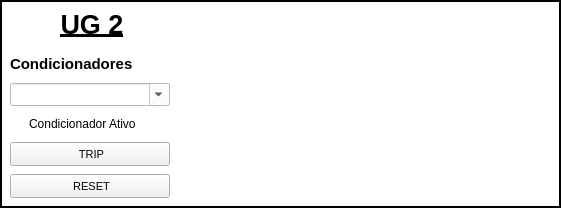
  <widget class="QFrame" name="frame">
   <property name="geometry">
    <rect>
     <x>419</x>
     <y>518</y>
     <width>561</width>
     <height>208</height>
    </rect>
   </property>
   <property name="maximumSize">
    <size>
     <width>561</width>
     <height>208</height>
    </size>
   </property>
   <property name="styleSheet">
    <string notr="true">background-color: transparent;</string>
   </property>
   <property name="frameShape">
    <enum>QFrame::Box</enum>
   </property>
   <property name="frameShadow">
    <enum>QFrame::Plain</enum>
   </property>
   <property name="lineWidth">
    <number>2</number>
   </property>
   <property name="midLineWidth">
    <number>0</number>
   </property>
   <widget class="QWidget" name="verticalLayoutWidget_3">
    <property name="geometry">
     <rect>
      <x>10</x>
      <y>3</y>
      <width>164</width>
      <height>201</height>
     </rect>
    </property>
    <layout class="QVBoxLayout" name="verticalLayout_condicionadores_ug2">
     <item>
      <widget class="QLabel" name="label_title_ug2">
       <property name="maximumSize">
        <size>
         <width>16777215</width>
         <height>35</height>
        </size>
       </property>
       <property name="font">
        <font>
         <pointsize>20</pointsize>
         <weight>75</weight>
         <bold>true</bold>
         <underline>true</underline>
        </font>
       </property>
       <property name="text">
        <string>UG 2</string>
       </property>
       <property name="alignment">
        <set>Qt::AlignCenter</set>
       </property>
      </widget>
     </item>
     <item>
      <layout class="QVBoxLayout" name="verticalLayout_condicionadores_ug2_2">
       <property name="spacing">
        <number>8</number>
       </property>
       <property name="topMargin">
        <number>1</number>
       </property>
       <item alignment="Qt::AlignLeft">
        <widget class="QLabel" name="label_condicionadores_ug2">
         <property name="sizePolicy">
          <sizepolicy hsizetype="Fixed" vsizetype="Fixed">
           <horstretch>0</horstretch>
           <verstretch>0</verstretch>
          </sizepolicy>
         </property>
         <property name="maximumSize">
          <size>
           <width>16777215</width>
           <height>22</height>
          </size>
         </property>
         <property name="font">
          <font>
           <pointsize>11</pointsize>
           <weight>75</weight>
           <bold>true</bold>
           <underline>false</underline>
          </font>
         </property>
         <property name="text">
          <string>&lt;html&gt;&lt;head/&gt;&lt;body&gt;&lt;p&gt;Condicionadores&lt;/p&gt;&lt;/body&gt;&lt;/html&gt;</string>
         </property>
        </widget>
       </item>
       <item>
        <widget class="QComboBox" name="comboBox_condic_ug2">
         <property name="sizePolicy">
          <sizepolicy hsizetype="Minimum" vsizetype="Minimum">
           <horstretch>160</horstretch>
           <verstretch>23</verstretch>
          </sizepolicy>
         </property>
         <property name="minimumSize">
          <size>
           <width>160</width>
           <height>23</height>
          </size>
         </property>
         <property name="maximumSize">
          <size>
           <width>160</width>
           <height>23</height>
          </size>
         </property>
         <property name="sizeIncrement">
          <size>
           <width>0</width>
           <height>0</height>
          </size>
         </property>
         <property name="baseSize">
          <size>
           <width>0</width>
           <height>0</height>
          </size>
         </property>
         <property name="styleSheet">
          <string notr="true">background-color: rgb(255, 255, 255);
</string>
         </property>
         <property name="editable">
          <bool>true</bool>
         </property>
         <property name="insertPolicy">
          <enum>QComboBox::NoInsert</enum>
         </property>
         <property name="sizeAdjustPolicy">
          <enum>QComboBox::AdjustToContents</enum>
         </property>
         <property name="minimumContentsLength">
          <number>0</number>
         </property>
         <item>
          <property name="text">
           <string/>
          </property>
         </item>
         <item>
          <property name="text">
           <string>RV_Trip</string>
          </property>
         </item>
         <item>
          <property name="text">
           <string>AVR_Trip</string>
          </property>
         </item>
         <item>
          <property name="text">
           <string>SEL700G_Atuado</string>
          </property>
         </item>
         <item>
          <property name="text">
           <string>MXR_700G_Trip</string>
          </property>
         </item>
         <item>
          <property name="text">
           <string>MXR_TripEletrico</string>
          </property>
         </item>
         <item>
          <property name="text">
           <string>MXR_TripMecanico</string>
          </property>
         </item>
         <item>
          <property name="text">
           <string>ReleBloqA86MAtuado</string>
          </property>
         </item>
         <item>
          <property name="text">
           <string>ReleBloqA86HAtuado</string>
          </property>
         </item>
         <item>
          <property name="text">
           <string/>
          </property>
         </item>
         <item>
          <property name="text">
           <string>MXI_PalhetasDesal</string>
          </property>
         </item>
         <item>
          <property name="text">
           <string>MXI_ValvBorbTravada</string>
          </property>
         </item>
         <item>
          <property name="text">
           <string>MXI_TripAlimPainelFreio</string>
          </property>
         </item>
         <item>
          <property name="text">
           <string>MXI_SobreVeloMecPos18</string>
          </property>
         </item>
         <item>
          <property name="text">
           <string>MXI_NivelMAltoPocoDren</string>
          </property>
         </item>
         <item>
          <property name="text">
           <string>MXI_FreioSemEnergia</string>
          </property>
         </item>
         <item>
          <property name="text">
           <string>MXI_FreioFiltroSaturado</string>
          </property>
         </item>
         <item>
          <property name="text">
           <string>MXI_FalhaInterna</string>
          </property>
         </item>
         <item>
          <property name="text">
           <string>MXI_FalhaDisjTpsProt</string>
          </property>
         </item>
         <item>
          <property name="text">
           <string>MXI_FalhaInterna_SEL700G</string>
          </property>
         </item>
         <item>
          <property name="text">
           <string>MXI_FiltroRetSujo100Sujo</string>
          </property>
         </item>
         <item>
          <property name="text">
           <string>MXI_FiltroPresSujo100Sujo</string>
          </property>
         </item>
         <item>
          <property name="text">
           <string>MXI_FiltroPressaoBbaMecSj100</string>
          </property>
         </item>
         <item>
          <property name="text">
           <string>MXI_FaltaFluxoOleoMc</string>
          </property>
         </item>
         <item>
          <property name="text">
           <string>MXI_Falta125Vcc</string>
          </property>
         </item>
         <item>
          <property name="text">
           <string>MXI_Falta125VccCom</string>
          </property>
         </item>
         <item>
          <property name="text">
           <string>MXI_Falta125VccAlimVal</string>
          </property>
         </item>
         <item>
          <property name="text">
           <string>MXI_Falta125VccQPCUG2</string>
          </property>
         </item>
         <item>
          <property name="text">
           <string>MXI_Falta125VccQPCUG3</string>
          </property>
         </item>
         <item>
          <property name="text">
           <string>MXI_QCAUG_TripDisj52A1</string>
          </property>
         </item>
         <item>
          <property name="text">
           <string>MXI_QCAUG_TripDisjAgrup</string>
          </property>
         </item>
         <item>
          <property name="text">
           <string>MXI_QCAUG_Falha380VcaPainel</string>
          </property>
         </item>
         <item>
          <property name="text">
           <string>MXI_UHRV_TripBomba1</string>
          </property>
         </item>
         <item>
          <property name="text">
           <string>MXI_UHRV_TripBomba2</string>
          </property>
         </item>
         <item>
          <property name="text">
           <string>MXI_UHRV_PressCriticaPos321</string>
          </property>
         </item>
         <item>
          <property name="text">
           <string>MXI_UHRV_NivOleoCriticoPos35</string>
          </property>
         </item>
         <item>
          <property name="text">
           <string>MXI_UHRV_NivOleominimoPos36</string>
          </property>
         </item>
         <item>
          <property name="text">
           <string>MXI_UHLM_FluxoMcTras</string>
          </property>
         </item>
         <item>
          <property name="text">
           <string>MXI_UHLM_FluxoMcDianteiro</string>
          </property>
         </item>
         <item>
          <property name="text">
           <string>MXI_UHLM_TripBomba1</string>
          </property>
         </item>
         <item>
          <property name="text">
           <string>MXI_UHLM_TripBomba2</string>
          </property>
         </item>
         <item>
          <property name="text">
           <string>MXI_UHLM_FaltaFluxTroc</string>
          </property>
         </item>
         <item>
          <property name="text">
           <string>MXI_UHLM_FaltaPressTroc</string>
          </property>
         </item>
         <item>
          <property name="text">
           <string>MXI_UHLM_NivelCritOleo</string>
          </property>
         </item>
         <item>
          <property name="text">
           <string>MXI_UHLM_NivelminOleo</string>
          </property>
         </item>
         <item>
          <property name="text">
           <string>MXI_UHLM_Filt1PresSujo100Sujo</string>
          </property>
         </item>
         <item>
          <property name="text">
           <string>MXI_UHLM_Filt2PresSujo100Sujo</string>
          </property>
         </item>
         <item>
          <property name="text">
           <string>MXR_Q_Negativa</string>
          </property>
         </item>
         <item>
          <property name="text">
           <string>MXR_Falha_CLP</string>
          </property>
         </item>
         <item>
          <property name="text">
           <string>MXR_Falha_Remota</string>
          </property>
         </item>
         <item>
          <property name="text">
           <string>MXR_FalhaIbntDisjGer</string>
          </property>
         </item>
         <item>
          <property name="text">
           <string>MXR_FalhaAcionFechaValvBorb</string>
          </property>
         </item>
         <item>
          <property name="text">
           <string>MXR_TripVibr1</string>
          </property>
         </item>
         <item>
          <property name="text">
           <string>MXR_TripVibr2</string>
          </property>
         </item>
         <item>
          <property name="text">
           <string>MXR_TripTempUHRV</string>
          </property>
         </item>
         <item>
          <property name="text">
           <string>MXR_TripTempUHLM</string>
          </property>
         </item>
         <item>
          <property name="text">
           <string>MXR_TripTempGaxeteiro</string>
          </property>
         </item>
         <item>
          <property name="text">
           <string>MXR_TripTempMcGuiaRadial</string>
          </property>
         </item>
         <item>
          <property name="text">
           <string>MXR_TripPressaoCaixaEspiral</string>
          </property>
         </item>
         <item>
          <property name="text">
           <string>MXR_TripTempMcGuiaEscora</string>
          </property>
         </item>
         <item>
          <property name="text">
           <string>MXR_TripTempMcGuiaContraEscora</string>
          </property>
         </item>
         <item>
          <property name="text">
           <string>MXR_UHRV_FalhaAcionBbaM2</string>
          </property>
         </item>
         <item>
          <property name="text">
           <string>MXR_UHRV_FalhaAcionBbaM1</string>
          </property>
         </item>
         <item>
          <property name="text">
           <string>MXR_UHLM_FalhaAcionBbaM2</string>
          </property>
         </item>
         <item>
          <property name="text">
           <string>MXR_UHLM_FalhaAcionBbaM1</string>
          </property>
         </item>
         <item>
          <property name="text">
           <string/>
          </property>
         </item>
         <item>
          <property name="text">
           <string>MXI_SA_Secc1_Aberta</string>
          </property>
         </item>
         <item>
          <property name="text">
           <string>MXI_SA_Disj52G1_Aberto</string>
          </property>
         </item>
         <item>
          <property name="text">
           <string>MXI_SA_FalhaDisjTPsSincrG1</string>
          </property>
         </item>
         <item>
          <property name="text">
           <string>MXI_SA_DisjDJ1_AlPressBaixa</string>
          </property>
         </item>
         <item>
          <property name="text">
           <string>MXI_SA_DisjDJ1_BloqPressBaixa</string>
          </property>
         </item>
         <item>
          <property name="text">
           <string>MXI_SA_DisjDJ1_Super125VccCiMot</string>
          </property>
         </item>
         <item>
          <property name="text">
           <string>MXI_SA_DisjDJ1_Super125VccCiCom</string>
          </property>
         </item>
        </widget>
       </item>
       <item>
        <widget class="QCheckBox" name="checkBox_sinal_trip_condic_ug2">
         <property name="font">
          <font>
           <pointsize>9</pointsize>
          </font>
         </property>
         <property name="text">
          <string>Condicionador Ativo</string>
         </property>
        </widget>
       </item>
       <item>
        <widget class="QPushButton" name="pushButton_set_condic_high_ug2">
         <property name="sizePolicy">
          <sizepolicy hsizetype="Fixed" vsizetype="Fixed">
           <horstretch>160</horstretch>
           <verstretch>24</verstretch>
          </sizepolicy>
         </property>
         <property name="minimumSize">
          <size>
           <width>160</width>
           <height>24</height>
          </size>
         </property>
         <property name="maximumSize">
          <size>
           <width>160</width>
           <height>24</height>
          </size>
         </property>
         <property name="sizeIncrement">
          <size>
           <width>160</width>
           <height>24</height>
          </size>
         </property>
         <property name="baseSize">
          <size>
           <width>160</width>
           <height>24</height>
          </size>
         </property>
         <property name="font">
          <font>
           <pointsize>8</pointsize>
          </font>
         </property>
         <property name="styleSheet">
          <string notr="true">background-color: rgb(241, 241, 241);</string>
         </property>
         <property name="text">
          <string> TRIP</string>
         </property>
        </widget>
       </item>
       <item>
        <widget class="QPushButton" name="pushButton_reset_condic_high_ug2">
         <property name="sizePolicy">
          <sizepolicy hsizetype="Fixed" vsizetype="Fixed">
           <horstretch>160</horstretch>
           <verstretch>24</verstretch>
          </sizepolicy>
         </property>
         <property name="minimumSize">
          <size>
           <width>160</width>
           <height>24</height>
          </size>
         </property>
         <property name="maximumSize">
          <size>
           <width>160</width>
           <height>24</height>
          </size>
         </property>
         <property name="sizeIncrement">
          <size>
           <width>160</width>
           <height>24</height>
          </size>
         </property>
         <property name="baseSize">
          <size>
           <width>160</width>
           <height>24</height>
          </size>
         </property>
         <property name="font">
          <font>
           <pointsize>8</pointsize>
          </font>
         </property>
         <property name="styleSheet">
          <string notr="true">background-color: rgb(241, 241, 241);</string>
         </property>
         <property name="text">
          <string> RESET</string>
         </property>
        </widget>
       </item>
      </layout>
     </item>
    </layout>
   </widget>
  </widget>
